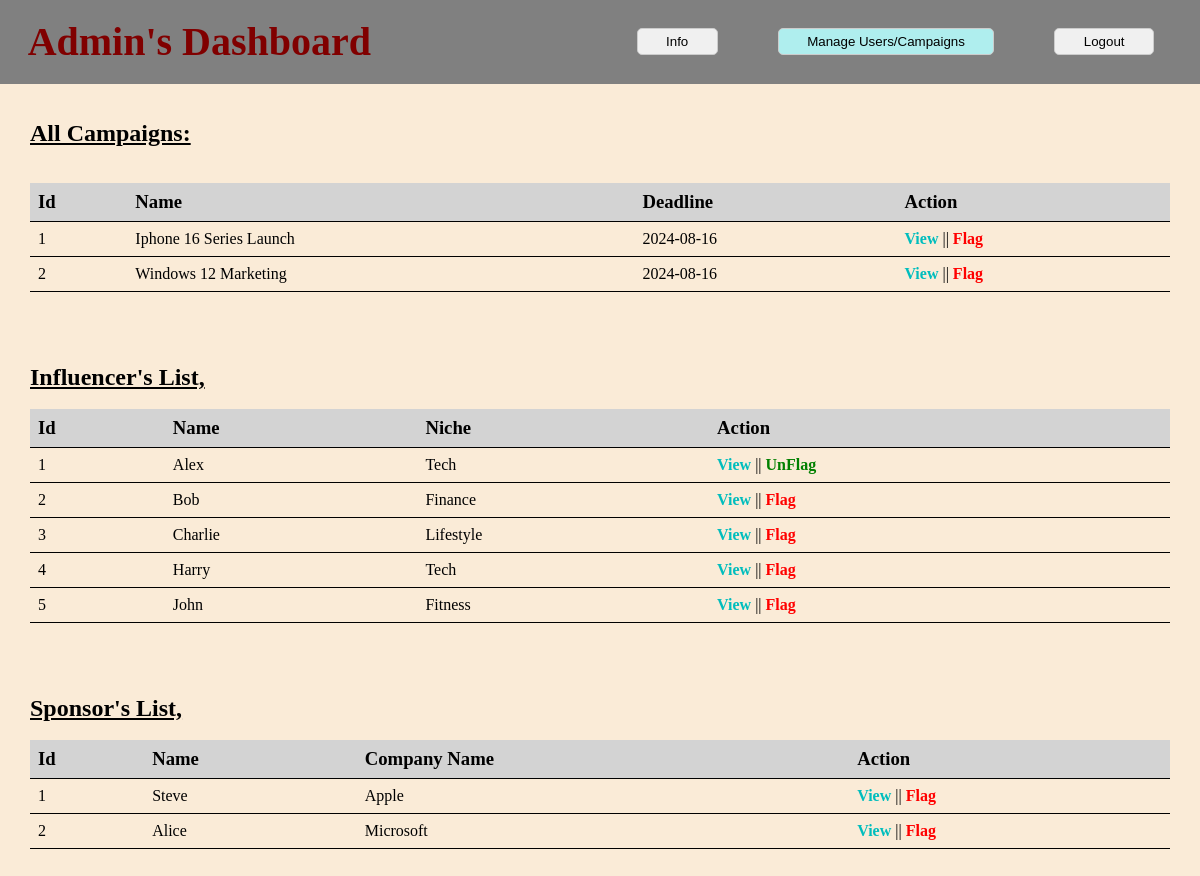
Screenshot of /admin/dash_find with the database file from the repository.
### website/models.py (models this page shows)
class Campaign(db.Model, UserMixin):
    __tablename__='Campaign'
    id=db.Column(db.Integer, primary_key=True)
    name=db.Column(db.String, nullable=False)
    description=db.Column(db.String, nullable=False)
    start_date=db.Column(db.Date, nullable=False)
    end_date=db.Column(db.Date, nullable=False)
    budget=db.Column(db.Integer, nullable=False)
    visibility=db.Column(db.String, nullable=False)
    niche=db.Column(db.String, nullable=True)
    goals=db.Column(db.String, nullable=False)
    is_flag=db.Column(db.Boolean, nullable=False, default=False)
    sponsor_id=db.Column(db.Integer,db.ForeignKey("Sponsor.id"),nullable=False)
    ad_request = db.relationship('Ad_request', backref="Campaign")

class Influencer(db.Model, UserMixin):
    __tablename__="Influencer"
    id=db.Column(db.Integer, primary_key=True)
    role=db.Column(db.String, default='Influencer', nullable=False)
    fullname=db.Column(db.String, nullable=False)
    email=db.Column(db.String, nullable=False)
    username=db.Column(db.String, nullable=False, unique=True)
    pwd=db.Column(db.String, nullable=False)
    niche=db.Column(db.String, nullable=False)
    platform=db.Column(db.String, nullable=False)
    followers=db.Column(db.Integer, nullable=False)
    rating=db.Column(db.Float, default=None)
    earning=db.Column(db.Integer, nullable=False, default=0)
    is_flag=db.Column(db.Boolean, nullable=False, default=False)
    ad_request=db.relationship('Ad_request', backref='Influencer')
    Review=db.relationship('Review', backref='Influencer')

class Sponsor(db.Model, UserMixin):
    __tablename__="Sponsor"
    id=db.Column(db.Integer, primary_key=True)
    role=db.Column(db.String, default='Sponsor', nullable=False)
    fullname=db.Column(db.String, nullable=False)
    company_name=db.Column(db.String, nullable=False)
    email=db.Column(db.String, nullable=False)
    username=db.Column(db.String, nullable=False, unique=True)
    pwd=db.Column(db.String, nullable=False)
    is_flag=db.Column(db.Boolean, nullable=False, default=False)
    campaign=db.relationship("Campaign",backref="Sponsor")
    ad_request = db.relationship('Ad_request',backref="Sponsor")

### website/admin.py (the view)
@admin.route('/dash_find', methods=['GET','POST'])
def dash_find():
    if request.method=='GET':
        infs=Influencer.query.all()
        spons=Sponsor.query.all()
        camps=Campaign.query.all()
        return render_template('/admin/dash_find.html', infs = infs, spons = spons, camps = camps)

### website/templates/admin/dash_find.html (shortened to what this page needs)
<!DOCTYPE html>
<html lang="en">
<head>
    <link rel="stylesheet" href="/static/style.css">
</head>
<body>
    <nav class="navbar">
        <h1>Admin's Dashboard</h1>
        <div>
            <button><a href="/admin/dash_info">Info</a></button>
            <button class="open_button"><a href="/admin/dash_find">Manage Users/Campaigns</a></button>
            <button><a href="/auth/admin_logout">Logout</a></button>
        </div>
    </nav>
    <div class="dashboard">
        <br><br>
        <h2><u>All Campaigns:</u></h2>
        <br>
        {% if camps %}
        <br>
        <table class="view_table">
            <thead class="table_head">
                <tr>
                    <td><h3>Id</h3></td>
                    <td><h3>Name</h3></td>
                    <td><h3>Deadline</h3></td>
                    <td><h3>Action</h3></td>
                </tr>
            </thead>
            <tbody>
                {% for camp in camps %}
                <tr>
                    <td>{{camp.id}}</td>
                    <td>{{camp.name}}</td>
                    <td>{{camp.end_date}}</td>
                    <td>
                        <a class="view_link" href="/admin/view_campaign/{{camp.id}}">View</a> ||
                        {% if camp.is_flag==False %}
                        <a class='reject_link' href="/admin/flag_campaign/{{camp.id}}">Flag</a>
                        {% else %}
                        <a class="accept_link" href="/admin/flag_campaign/{{camp.id}}">UnFlag</a>
                        {% endif %}
                    </td>
                </tr>
                {% endfor %}
            </tbody>
        </table>
        {% else %}
        <p>No Campaigns yet</p>
        {% endif %}
        <br><br><br><br>
        <h2><u>Influencer's List,</u></h2>
        <br>
        {% if infs %}
        <table class="view_table">
            <thead class="table_head">
                <tr>
                    <td><h3>Id</h3></td>
                    <td><h3>Name</h3></td>
                    <td><h3>Niche</h3></td>
                    <td><h3>Action</h3></td>
                </tr>
            </thead>
            <tbody>
                {% for inf in infs %}
                <tr>
                    <td>{{inf.id}}</td>
                    <td>{{inf.fullname}}</td>
                    <td>{{inf.niche}}</td>
                    <td>
                      <a class="view_link" href="/admin/view_influencer/{{inf.id}}">View</a> ||
                      {% if inf.is_flag==False %}
                      <a class="reject_link" href="/admin/flag_influencer/{{inf.id}}">Flag</a>
                      {% else %}
                      <a class="accept_link" href="/admin/flag_influencer/{{inf.id}}">UnFlag</a>
                      {% endif %}
                  </td>
                </tr>
                {% endfor %}
            </tbody>
        </table>
        {% else %}
        <p>No Influencers registered..</p>
        {% endif %}
        <br><br><br><br>
        <h2><u>Sponsor's List,</u></h2>
        <br>
        {% if spons %}
        <table class="view_table">
            <thead class="table_head">
                <tr>
                    <td><h3>Id</h3></td>
                    <td><h3>Name</h3></td>
                    <td><h3>Company Name</h3></td>
                    <td><h3>Action</h3></td>
                </tr>
            </thead>
            <tbody>
                {% for spon in spons %}
                <tr>
                    <td>{{spon.id}}</td>
                    <td>{{spon.fullname}}</td>
                    <td>{{spon.company_name}}</td>
                    <td>
                      <a class="view_link" href="/admin/view_sponsor/{{spon.id}}">View</a> ||
                      {% if spon.is_flag==False %}
                      <a class="reject_link" href="/admin/flag_sponsor/{{spon.id}}">Flag</a>
                      {% else %}
                      <a class="accept_link" href="/admin/flag_sponsor/{{spon.id}}">UnFlag</a>
                      {% endif %}
                  </td>
                </tr>
                {% endfor %}
            </tbody>
        </table>
        {% else %}
        <p>No Sponsors Registered..</p>
        {% endif %}
        <br><br><br><br>
    </div>
</body>
</html>

### website/static/style.css (style rules this page uses)
* { margin: 0; padding: 0; }
body { background-color:antiquewhite; }
h1 { margin-top: 20px; font-size: 40px; text-align: center; color: maroon; }
a { text-decoration: none; }
.dashboard { width: 95%; margin: 0 auto; }
button a { text-decoration: none; color: black; margin: 2vmin; height:4vmin; width: 10vmin; }
.navbar button { background-color: #f0f0f0; border: 1px solid #ccc; padding: 5px 10px; border-radius: 5px; margin-left: 10px; cursor: pointer; margin-right: 5vmin; }
.navbar .open_button { background-color: paleturquoise; }
.navbar { text-align: center; background-color: gray; display: flex; justify-content: space-between; align-items: center; }
.navbar h1 { margin-left: 3vmin; margin-top: 2vmin; margin-bottom: 2vmin; }
.view_table { border-collapse: collapse; width: 100%; text-align: justify; }
.table_head { background-color: lightgray; }
td, th { border-bottom: 1px solid black; text-align: left; padding: 8px; }
.dashboard .accept_link { color: green; font-weight: bold; }
.dashboard .reject_link { color: red; font-weight: bold; }
.dashboard .view_link { color: rgb(0, 189, 189); font-weight: bold; }

### rows the page displays
Campaign: id "1", name "Iphone 16 Series Launch", end_date "2024-08-16"
Campaign: id "2", name "Windows 12 Marketing", end_date "2024-08-16"
Influencer: id "1", fullname "Alex", niche "Tech"
Influencer: id "2", fullname "Bob", niche "Finance"
Influencer: id "3", fullname "Charlie", niche "Lifestyle"
Influencer: id "4", fullname "Harry", niche "Tech"
Influencer: id "5", fullname "John", niche "Fitness"
Sponsor: id "1", fullname "Steve", company_name "Apple"
Sponsor: id "2", fullname "Alice", company_name "Microsoft"
